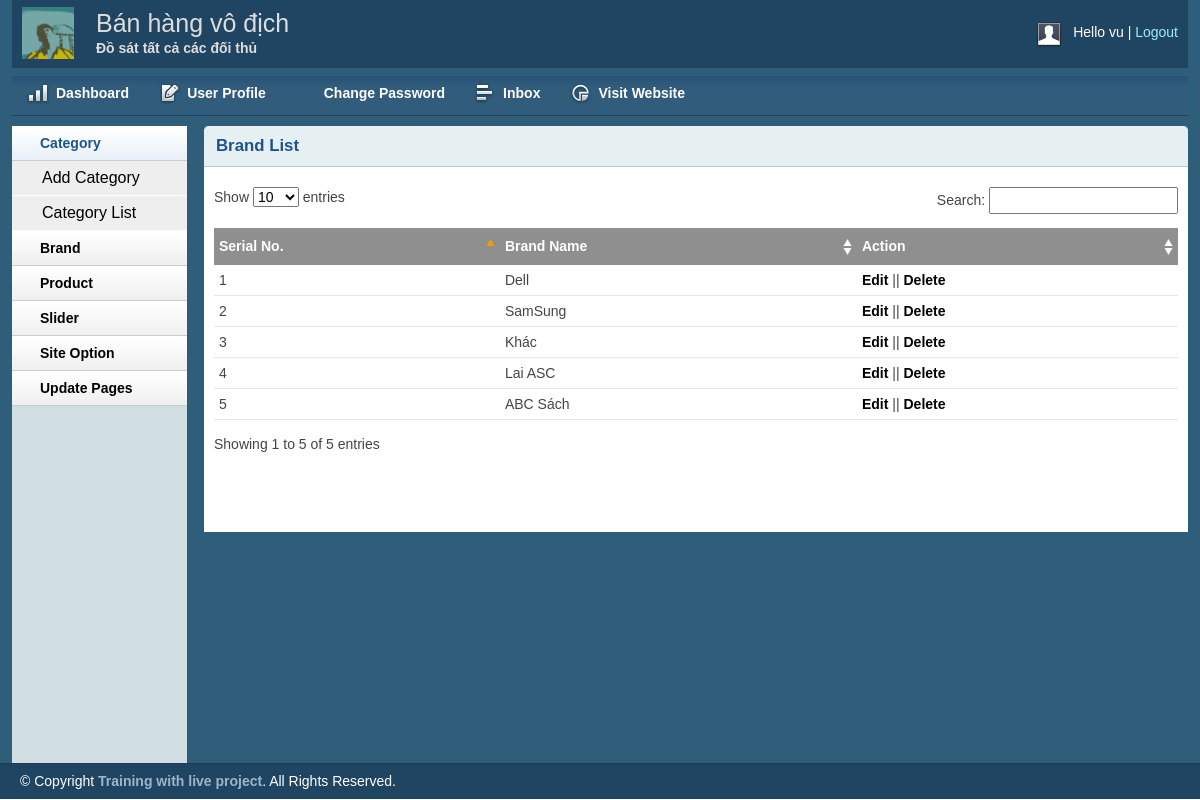
Page /admin/brandlist.php (signed in) on the committed database.
### tables this page shows
CREATE TABLE `tbl_brand` (
  `brandId` int(11) NOT NULL,
  `brandName` varchar(255) NOT NULL
);

### lib/database.php (called while the page is built, shortened)
<?php
Class Database{
   public $host   = DB_HOST;
   public $user   = DB_USER;
   public $pass   = DB_PASS;
   public $dbname = DB_NAME;
   public $link;
private function connectDB(){
   $this->link = new mysqli($this->host, $this->user, $this->pass,$this->dbname);
 }
public function select($query){
  $result = $this->link->query($query) or
   die($this->link->error.__LINE__);
  if($result->num_rows > 0){
    return $result;
  } else {
    return false;
  }
 }
}

### classes/brand.php (called while the page is built, shortened)
<?php
	$filepath = realpath(dirname(__FILE__));
	include_once ($filepath.'/../lib/database.php');
 ?>
<?php
	class Brand
	{
		private $db;
		public function __construct()
		{
			$this->db = new Database();
		}
		public function showBrand(){
			$query = "SELECT * FROM tbl_brand";
			$result = $this->db->select($query);
			return $result;
		}
	}
 ?>

### admin/brandlist.php (the view, shortened to what this page needs)
<?php include 'inc/header.php';?>
<?php include 'inc/sidebar.php';?>
<?php include '../classes/brand.php' ?>
<?php
    $bra = new Brand();
?>
        <div class="grid_10">
            <div class="box round first grid">
                <h2>Brand List</h2>
                <div class="block">
                    <table class="data display datatable" id="example">
                    <thead>
                        <tr>
                            <th>Serial No.</th>
                            <th>Brand Name</th>
                            <th>Action</th>
                        </tr>
                    </thead>
                    <tbody>
                        <?php
                            $show_bra = $bra->showBrand();
                            if($show_bra){
                                $i=0;
                                while ($result=$show_bra->fetch_assoc()) {
                                    $i++;
                        ?>
                        <tr class="odd gradeX">
                            <td><?php echo $i; ?></td>
                            <td><?php echo $result['brandName']; ?></td>
                            <td><a href="brandedit.php?brandId=<?php echo $result['brandId'] ?>">Edit</a> || <a onclick = "return confirm('Are you want to delete!')" href="?delId=<?php echo $result['brandId'] ?>" >Delete</a></td>
                        </tr>
                        <?php
                                }
                            }
                        ?>
                    </tbody>
                </table>
               </div>
            </div>
        </div>
<?php include 'inc/footer.php';?>

### admin/css/layout.css (style rules this page uses)
body { background: #fff none repeat scroll 0 0; color: #444; font-size: 14px; padding: 0; }
a { color: #000; font-weight:bold; text-decoration: none; }
h1, h2, h3, h4, h5, h6 { line-height:1.2em; margin-bottom:.3em; }
h2 { margin-top:1em; }
.box { background:#fff; margin-bottom:20px; padding:10px 10px 10px 10px; margin-left:-8px; }
.box.grid { padding-bottom:40px; }
.box.round { -moz-border-radius: 5px 5px 0px 0px; -webkit-border-radius: 5px 5px 0px 0px; border-radius: 5px 5px 0px 0px; }
.box h2 { font-size:1.2em; font-weight:bold; color:#1B548D; background:#E6F0F3; margin:-10px -10px 0 -10px; padding:10px 12px; border-bottom:1px solid #B3CBD6; -moz-border-radius: 5px 5px 0px 0px; -webkit-border-radius: 5px 5px 0px 0px; border-radius: 5px 5px 0px 0px; }
.box.first { min-height: 406px; }
.block { padding-top:20px; }
.block { padding-bottom:1px; }
table.display { margin: 0 auto; clear: both; width: 100%; }
.sorting_asc { background: #8f8f8f url(../img/table/sort_asc.png) no-repeat center right; padding:8px 5px; text-align:left; color:#fff; }
.sorting { background:#8f8f8f url(../img/table/sort_both.png) no-repeat center right; padding:8px 5px; text-align:left; color:#fff; }
tr.odd { height: 30px; line-height: 30px; border-bottom:1px solid #e6e6e6; }
tr.even { height: 30px; line-height: 30px; border-bottom:1px solid #e6e6e6; }
tr.odd td, tr.even td { padding-left:5px; }

### rows in the picture
tbl_brand: brandName "Dell"
tbl_brand: brandName "SamSung"
tbl_brand: brandName "Khác"
tbl_brand: brandName "Lai ASC"
tbl_brand: brandName "ABC Sách"

### other values in the picture
Session :: get('adminName') "vu"
